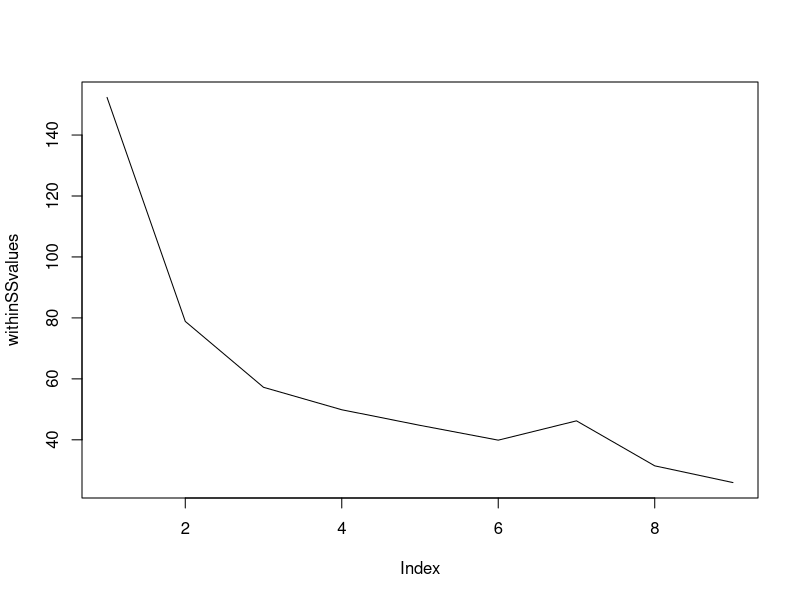

R code for this plot:

irisdata <- iris[,1:4]

#pick numeric variables only

kmeans(irisdata,3)

# 3 cluster solution

clus3 <- kmeans(irisdata,3)

# save it as an object
# clus3 : Three cluster solution

class(clus3)

names(clus3)

clus3$totss
clus3$withinss
clus3$betweenss
clus3$tot.withinss

#minimizing within SS is desirable.
#try to do this with as few cluster as possible


withinSSvalues <- numeric()
for(i in 2:10){
withinSSvalues <- c(withinSSvalues,kmeans(irisdata,i)$tot.withinss)
}


withinSSvalues

plot(withinSSvalues,type="l")
